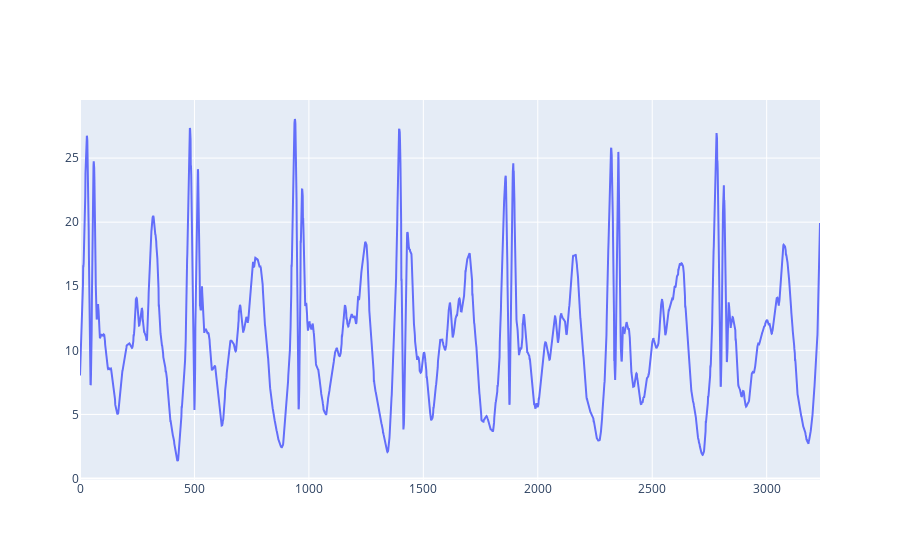

Notebook source saved alongside this figure:
### Code cell
x, t = prepare_time_series('./data/long_walk_100_acc.csv',centred = False)

n_steps = 7
T = 462

dt = T * n_steps
t = t[7174:7174+dt]
x = x[7174:7174+dt]

fig = go.Figure()
fig.add_scatter(y = x[:], mode='lines', name='x_acc')
fig.show()

nlags = 500
result_dict = DelayEmbeddingPhaseIdentifier(x, nlags = nlags,
                                            return_variance_model = True,
                                            return_expectation_model = True)

autocorr_phase = AutoCorrPhaseIdentifier(x = x, period = 500)

a = result_dict['phase']
b = autocorr_phase[nlags-1:]

fig = plot_signal_phases(x[nlags-1:], {"Предложенный\nалгоритм": a,
                                   "Автокорреляция": b,
                                   "Разница": np.arccos(np.cos(a-b))},
                        save_path = f'./noize_walk.eps')

a = result_dict['phase']
b = autocorr_phase[nlags-1:]
plt.figure(figsize=(10,5))
plt.plot(a, label="Our approach")
plt.plot(b,'--', label="Autocorrelation")
plt.plot(np.arccos(np.cos(a-b)), label="Difference")
plt.legend()

### Figure 1 — Plotly figure (JSON) as saved in the notebook; plotly's stock layout.template omitted (floating-point values rounded to 4 significant figures; data arrays with more than 128 entries replaced by an {"elided": "..."} marker saying what was removed)
{"data": [{"mode": "lines", "name": "x_acc", "type": "scatter", "y": {"elided": "3234 float values"}}], "layout": {}}
